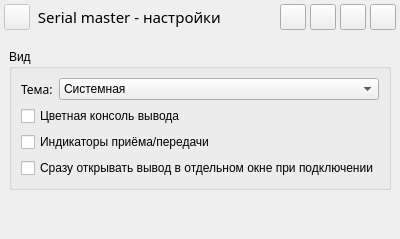
      <widget class="QWidget" name="page_3">
       <layout class="QVBoxLayout" name="verticalLayout_7">
        <property name="spacing">
         <number>6</number>
        </property>
        <property name="leftMargin">
         <number>0</number>
        </property>
        <property name="topMargin">
         <number>0</number>
        </property>
        <property name="rightMargin">
         <number>0</number>
        </property>
        <property name="bottomMargin">
         <number>0</number>
        </property>
        <item>
         <widget class="QWidget" name="widget_3" native="true">
          <property name="sizePolicy">
           <sizepolicy hsizetype="Preferred" vsizetype="Preferred">
            <horstretch>0</horstretch>
            <verstretch>0</verstretch>
           </sizepolicy>
          </property>
          <property name="minimumSize">
           <size>
            <width>34</width>
            <height>34</height>
           </size>
          </property>
          <property name="maximumSize">
           <size>
            <width>4444444</width>
            <height>34</height>
           </size>
          </property>
          <property name="styleSheet">
           <string notr="true"/>
          </property>
          <layout class="QHBoxLayout" name="horizontalLayout_7">
           <property name="spacing">
            <number>4</number>
           </property>
           <property name="leftMargin">
            <number>4</number>
           </property>
           <property name="topMargin">
            <number>4</number>
           </property>
           <property name="rightMargin">
            <number>4</number>
           </property>
           <property name="bottomMargin">
            <number>4</number>
           </property>
           <item>
            <widget class="QPushButton" name="menuButton_3">
             <property name="enabled">
              <bool>false</bool>
             </property>
             <property name="sizePolicy">
              <sizepolicy hsizetype="Fixed" vsizetype="Fixed">
               <horstretch>0</horstretch>
               <verstretch>0</verstretch>
              </sizepolicy>
             </property>
             <property name="minimumSize">
              <size>
               <width>26</width>
               <height>26</height>
              </size>
             </property>
             <property name="maximumSize">
              <size>
               <width>26</width>
               <height>26</height>
              </size>
             </property>
             <property name="styleSheet">
              <string notr="true"/>
             </property>
             <property name="text">
              <string/>
             </property>
             <property name="checkable">
              <bool>false</bool>
             </property>
            </widget>
           </item>
           <item>
            <widget class="QLabel" name="titleLabel_4">
             <property name="font">
              <font>
               <family>Hero</family>
               <pointsize>11</pointsize>
              </font>
             </property>
             <property name="styleSheet">
              <string notr="true"/>
             </property>
             <property name="text">
              <string> Serial master - настройки</string>
             </property>
            </widget>
           </item>
           <item>
            <spacer name="horizontalSpacer_5">
             <property name="orientation">
              <enum>Qt::Horizontal</enum>
             </property>
             <property name="sizeHint" stdset="0">
              <size>
               <width>40</width>
               <height>20</height>
              </size>
             </property>
            </spacer>
           </item>
           <item>
            <widget class="QPushButton" name="aboutButton_2">
             <property name="sizePolicy">
              <sizepolicy hsizetype="Fixed" vsizetype="Fixed">
               <horstretch>0</horstretch>
               <verstretch>0</verstretch>
              </sizepolicy>
             </property>
             <property name="minimumSize">
              <size>
               <width>26</width>
               <height>26</height>
              </size>
             </property>
             <property name="maximumSize">
              <size>
               <width>26</width>
               <height>26</height>
              </size>
             </property>
             <property name="styleSheet">
              <string notr="true"/>
             </property>
             <property name="text">
              <string/>
             </property>
            </widget>
           </item>
           <item>
            <widget class="QPushButton" name="homeButton_2">
             <property name="sizePolicy">
              <sizepolicy hsizetype="Fixed" vsizetype="Fixed">
               <horstretch>0</horstretch>
               <verstretch>0</verstretch>
              </sizepolicy>
             </property>
             <property name="minimumSize">
              <size>
               <width>26</width>
               <height>26</height>
              </size>
             </property>
             <property name="maximumSize">
              <size>
               <width>26</width>
               <height>26</height>
              </size>
             </property>
             <property name="styleSheet">
              <string notr="true"/>
             </property>
             <property name="text">
              <string/>
             </property>
            </widget>
           </item>
           <item>
            <widget class="QPushButton" name="minimizedButton_3">
             <property name="sizePolicy">
              <sizepolicy hsizetype="Fixed" vsizetype="Fixed">
               <horstretch>0</horstretch>
               <verstretch>0</verstretch>
              </sizepolicy>
             </property>
             <property name="minimumSize">
              <size>
               <width>26</width>
               <height>26</height>
              </size>
             </property>
             <property name="maximumSize">
              <size>
               <width>26</width>
               <height>26</height>
              </size>
             </property>
             <property name="styleSheet">
              <string notr="true"/>
             </property>
             <property name="text">
              <string/>
             </property>
            </widget>
           </item>
           <item>
            <widget class="QPushButton" name="closeButton_3">
             <property name="sizePolicy">
              <sizepolicy hsizetype="Fixed" vsizetype="Fixed">
               <horstretch>0</horstretch>
               <verstretch>0</verstretch>
              </sizepolicy>
             </property>
             <property name="minimumSize">
              <size>
               <width>26</width>
               <height>26</height>
              </size>
             </property>
             <property name="maximumSize">
              <size>
               <width>26</width>
               <height>26</height>
              </size>
             </property>
             <property name="styleSheet">
              <string notr="true"/>
             </property>
             <property name="text">
              <string/>
             </property>
            </widget>
           </item>
          </layout>
         </widget>
        </item>
        <item>
         <layout class="QVBoxLayout" name="verticalLayout_8">
          <property name="spacing">
           <number>9</number>
          </property>
          <property name="leftMargin">
           <number>9</number>
          </property>
          <property name="topMargin">
           <number>9</number>
          </property>
          <property name="rightMargin">
           <number>9</number>
          </property>
          <property name="bottomMargin">
           <number>9</number>
          </property>
          <item>
           <widget class="QGroupBox" name="groupBox_3">
            <property name="title">
             <string>Вид</string>
            </property>
            <layout class="QVBoxLayout" name="verticalLayout_12">
             <item>
              <layout class="QHBoxLayout" name="horizontalLayout_4">
               <item>
                <widget class="QLabel" name="label_6">
                 <property name="sizePolicy">
                  <sizepolicy hsizetype="Maximum" vsizetype="Preferred">
                   <horstretch>0</horstretch>
                   <verstretch>0</verstretch>
                  </sizepolicy>
                 </property>
                 <property name="minimumSize">
                  <size>
                   <width>0</width>
                   <height>0</height>
                  </size>
                 </property>
                 <property name="font">
                  <font>
                   <family>Hero</family>
                   <pointsize>9</pointsize>
                  </font>
                 </property>
                 <property name="styleSheet">
                  <string notr="true"/>
                 </property>
                 <property name="text">
                  <string>Тема:</string>
                 </property>
                </widget>
               </item>
               <item>
                <widget class="QComboBox" name="comboBox_6">
                 <property name="minimumSize">
                  <size>
                   <width>22</width>
                   <height>22</height>
                  </size>
                 </property>
                 <item>
                  <property name="text">
                   <string>Системная</string>
                  </property>
                 </item>
                 <item>
                  <property name="text">
                   <string>Светлая</string>
                  </property>
                 </item>
                 <item>
                  <property name="text">
                   <string>Тёмная</string>
                  </property>
                 </item>
                </widget>
               </item>
              </layout>
             </item>
             <item>
              <widget class="QCheckBox" name="checkBox">
               <property name="styleSheet">
                <string notr="true"/>
               </property>
               <property name="text">
                <string>Цветная консоль вывода</string>
               </property>
              </widget>
             </item>
             <item>
              <widget class="QCheckBox" name="checkBox_2">
               <property name="styleSheet">
                <string notr="true"/>
               </property>
               <property name="text">
                <string>Индикаторы приёма/передачи</string>
               </property>
              </widget>
             </item>
             <item>
              <widget class="QCheckBox" name="checkBox_3">
               <property name="styleSheet">
                <string notr="true"/>
               </property>
               <property name="text">
                <string>Сразу открывать вывод в отдельном окне при подключении</string>
               </property>
              </widget>
             </item>
            </layout>
           </widget>
          </item>
         </layout>
        </item>
        <item>
         <spacer name="verticalSpacer_4">
          <property name="orientation">
           <enum>Qt::Vertical</enum>
          </property>
          <property name="sizeHint" stdset="0">
           <size>
            <width>20</width>
            <height>40</height>
           </size>
          </property>
         </spacer>
        </item>
       </layout>
      </widget>
